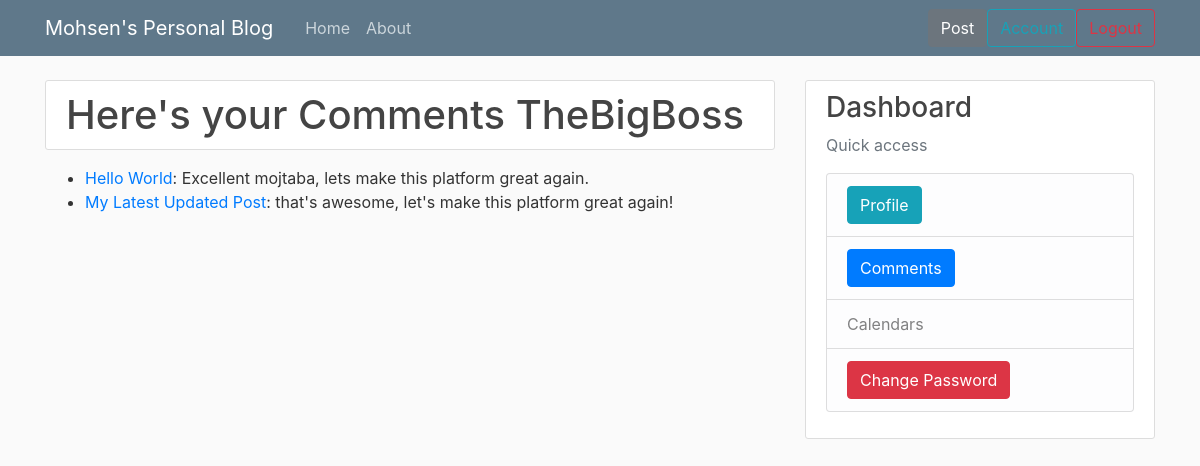
Page /my-comments/ (signed in) on the earlier database version.
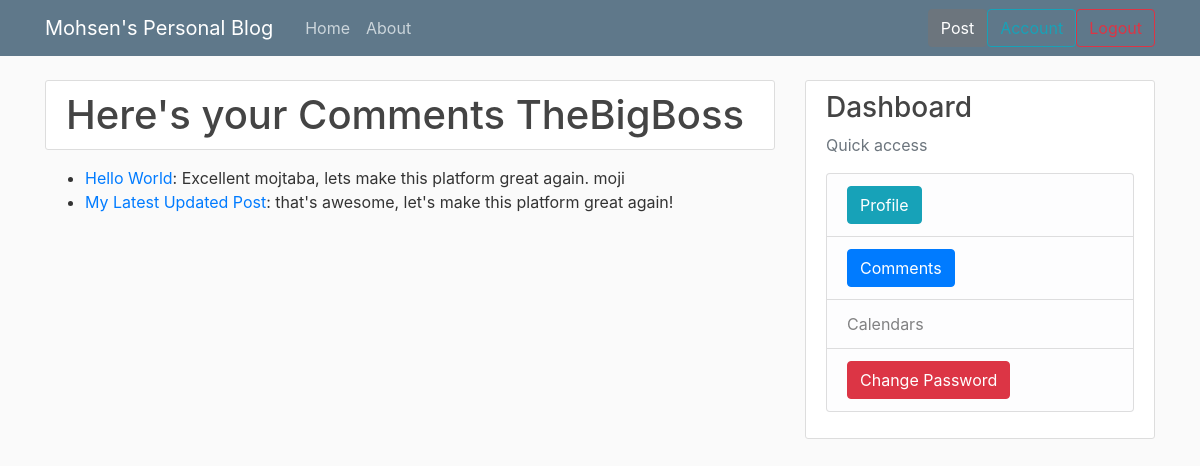
Same page on the later database version.
### blog/models.py (models this page shows, shortened)
class Comment(models.Model):
    post = models.ForeignKey(Post, on_delete=models.CASCADE, related_name='comments')
    author = models.ForeignKey(User, on_delete=models.CASCADE,)
    content = models.TextField(null=False, max_length=250)
    created_at = models.DateTimeField(auto_now_add=True)

class Post(models.Model):
    title = models.CharField(max_length= 100)
    content = models.TextField()
    date_posted = models.DateTimeField(default= timezone.now)
    author = models.ForeignKey(User, on_delete= models.CASCADE)
    def get_absolute_url(self):
        return reverse("post-detail", kwargs={"pk": self.pk})

### blog/views.py (the view)
# urls.py: path('my-comments/', views.UserCommentsView.as_view(), name='user-comments'),
@method_decorator(login_required, name='dispatch')
class UserCommentsView(ListView):
    model = Comment
    template_name = 'blog/user_comments.html'
    context_object_name = 'comments'
    paginate_by = 2
    def get_queryset(self):
        user = self.request.user
        return Comment.objects.filter(author=user).order_by('-created_at')

### blog/templates/blog/user_comments.html (shortened to what this page needs)
{% extends 'blog/base.html' %}
{% block content %}
    <h1 class="content-section mb-3">Here's your Comments {{ request.user }}</h1>
    <ul>
        {% for comment in comments %}
            <li>
                <a href="{{ comment.post.get_absolute_url }}">{{ comment.post.title }}</a>: {{ comment.content }}
            </li>
        {% endfor %}
    </ul>
{% endblock content %}

Differences in the rows shown:
changed Comment "Hello World": content "Excellent mojtaba, lets make this platform great again." → "Excellent mojtaba, lets make this platform great again. moji"
